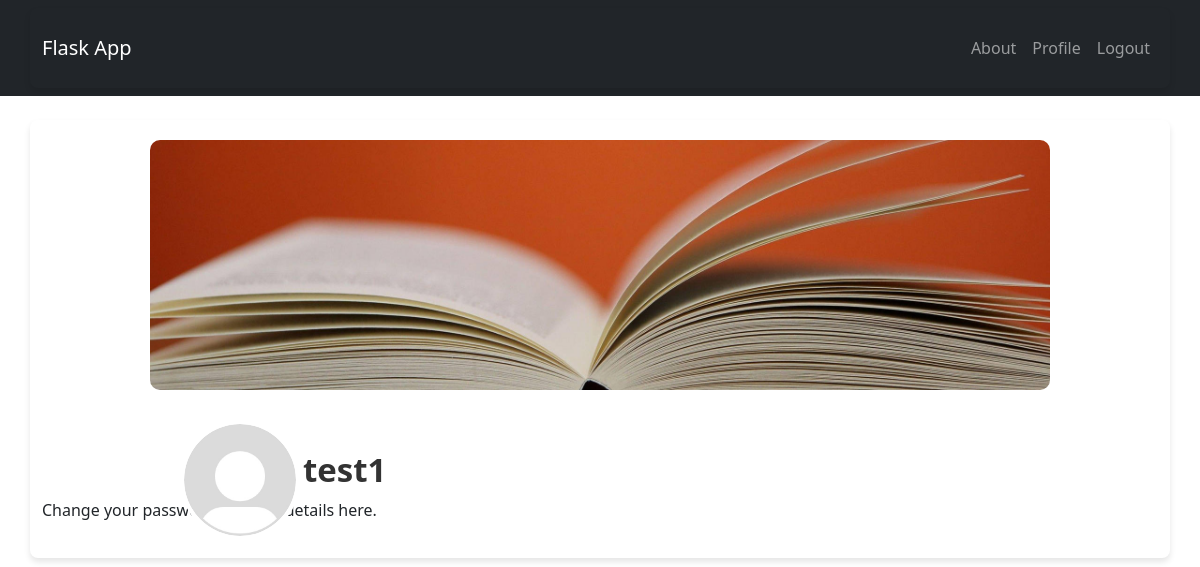
The app's page /profile (signed in), older data.
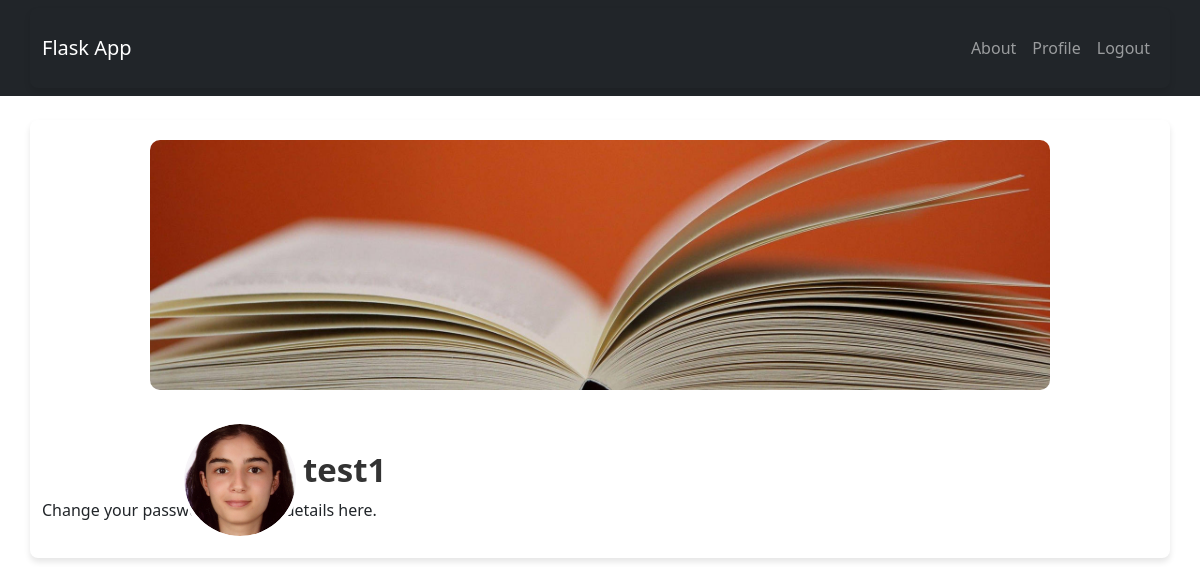
The same page, newer data.
### app.py (models this page shows, shortened)
class User(UserMixin, db.Model):
    id = db.Column(db.Integer, primary_key=True)
    username = db.Column(db.String(150), unique=True, nullable=False)
    password_hash = db.Column(db.String(128), nullable=False)  # Store hashed password
    profile_image = db.Column(db.String(150), default='static/uploads/default_profile.jpg')
    wallpaper_image = db.Column(db.String(150), default='static/uploads/default_wallpaper.jpg')

### app.py (the view)
@app.route('/profile', methods=['GET', 'POST'])
@login_required
def profile():
    username = current_user.username
    return render_template('profile.html', user=current_user)

### app.py (called while the page is built)
@login_manager.user_loader
def load_user(user_id):
    return User.query.get(int(user_id))

### templates/profile.html (shortened to what this page needs)
{% extends "base.html" %}
{% block content %}
    <div class="profile-container">
        <div class="banner">
            <img class="banner-img" src="{{ current_user.wallpaper_image }}" alt="Wallpaper">
        </div>
        <form id="upload-form" method="POST" enctype="multipart/form-data" action="{{ url_for('upload_profile_pic') }}">
            <div class="profile-pic-container" onclick="document.getElementById('profile-pic-input').click();">
                <img id="profile-pic" src="{{ current_user.profile_image }}" alt="Profile Picture">
            </div>
        </form>
        <h2 class="username">{{ current_user.username }}</h2>
    </div>
    <p>Change your password or other details here.</p>
{% endblock %}

### templates/base.html (shortened to what this page needs)
<!DOCTYPE html>
<html lang="en">
<head>
    <link rel="stylesheet" type="text/css" href="{{ url_for('static', filename='css/style.css') }}">
    <link rel="stylesheet" href="https://cdn.jsdelivr.net/npm/bootstrap@5.3.0/dist/css/bootstrap.min.css">
    <link rel="stylesheet" href="https://cdn.jsdelivr.net/npm/bootstrap@5.3.0/dist/css/bootstrap.min.css">
</head>
<body>
    <nav class="navbar navbar-expand-lg navbar-dark bg-dark">
        <div class="container">
            <a class="navbar-brand" href="{{ url_for('home') }}">Flask App</a>
            <div class="collapse navbar-collapse" id="navbarNav">
                <ul class="navbar-nav ms-auto">
                    <li class="nav-item">
                        <a class="nav-link btn btn-outline-light" href="{{ url_for('about') }}">About</a>
                    </li>
                    {% if current_user.is_authenticated %}
                        <li class="nav-item">
                            <a class="nav-link btn btn-outline-light" href="{{ url_for('profile') }}">Profile</a>
                        </li>
                        <li class="nav-item">
                            <a class="nav-link btn btn-outline-light" href="{{ url_for('logout') }}">Logout</a>
                        </li>
                    {% endif %}
                </ul>
            </div>
        </div>
    </nav>
    <div class="container mt-4">
        {% block content %}{% endblock %}
    </div>
</body>
</html>

### static/css/style.css (style rules this page uses)
body { background-color: #f8f9fa; font-family: Arial, sans-serif; }
.container { max-width: 600px; padding: 20px; border-radius: 8px; box-shadow: 0px 4px 6px rgba(0, 0, 0, 0.1); }
h2 { text-align: center; }
.profile-container { position: relative; width: 100%; max-width: 900px; margin: 0 auto; text-align: center; }
.banner { width: 100%; height: 250px; position: relative; overflow: hidden; border-radius: 10px; }
.banner-img { width: 100%; height: 100%; object-fit: cover; }
.profile-pic-container { position: absolute; bottom: -50px; left: 30px; width: 120px; height: 120px; border-radius: 50%; overflow: hidden; border: 4px solid white; background: white; }
.profile-pic-container img { width: 100%; height: 100%; object-fit: cover; border-radius: 50%; }
.username { margin-top: 60px; font-size: 33px; font-weight: bold; color: #333; position: relative; text-align: left; padding-left: 17%; }

Row changes from the older to the newer data that the page shows:
changed User "test1": profile_image: picture added in place of a placeholder
